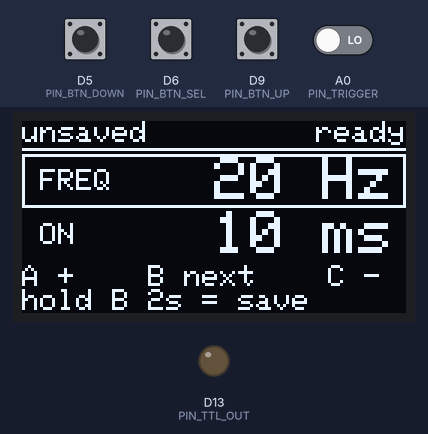
The sketch below on a simulated Arduino MKR. Shown: 128×64 one-colour display, output pins drawn as LEDs (lit = HIGH). Dashed ring = blinking. The test bench sets the inputs (shaded band); at power-on: D5 (PIN_BTN_DOWN), D6 (PIN_BTN_SEL), D9 (PIN_BTN_UP) HIGH, A0 (PIN_TRIGGER) LOW.

Above: at 1.2 s.
1.3 s: D5 (PIN_BTN_DOWN) pulled LOW for 1 s
At 3.0 s:
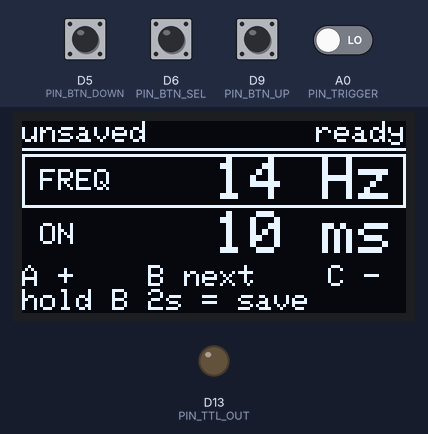
3.8 s: A0 (PIN_TRIGGER) driven HIGH
At 5.09 s:
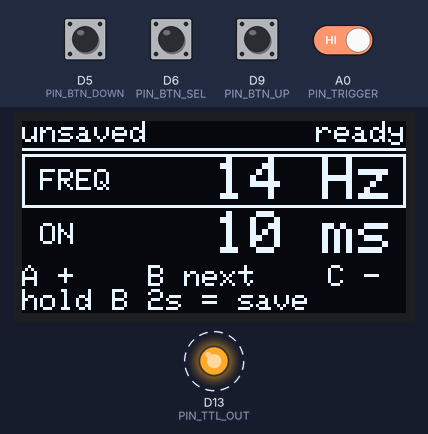
6.3 s: A0 (PIN_TRIGGER) driven LOW
At 6.8 s:
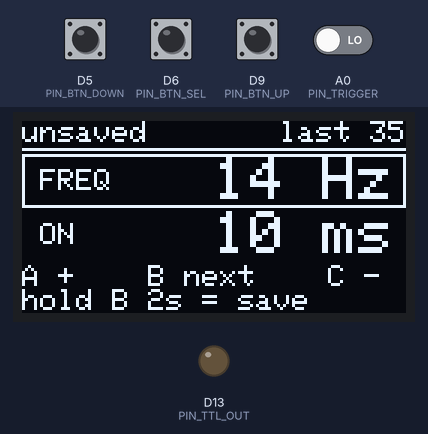
7.8 s: D6 (PIN_BTN_SEL) pulled LOW for 0.15 s
At 8.7 s:
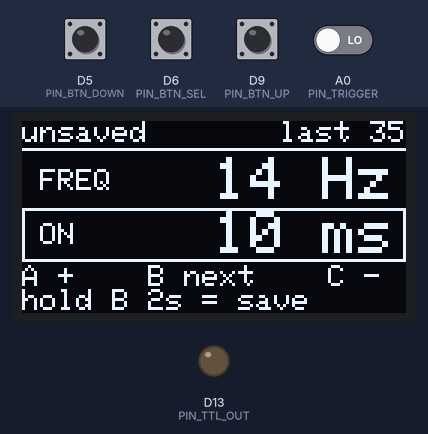
9.4 s: D9 (PIN_BTN_UP) pulled LOW for 0.15 s
At 10.4 s:
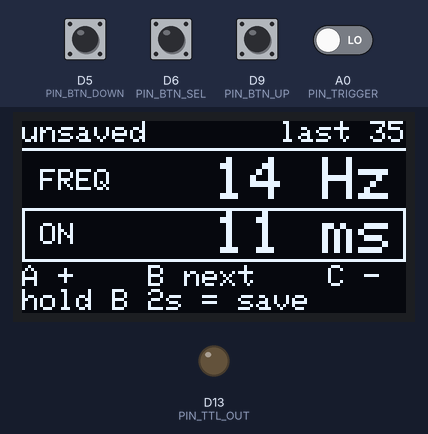
11.0 s: D6 (PIN_BTN_SEL) pulled LOW for 1 s
At 12.3 s:
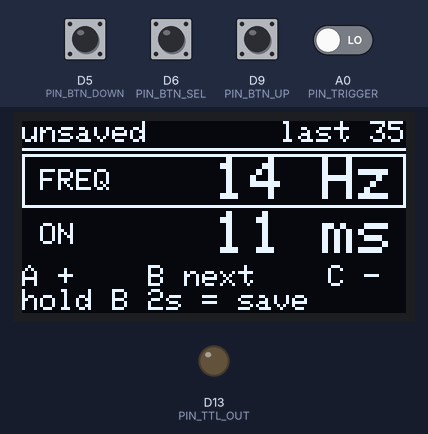
Timing chart, 0 to 14.0 s (numbered marks = the images above; inputs shaded):
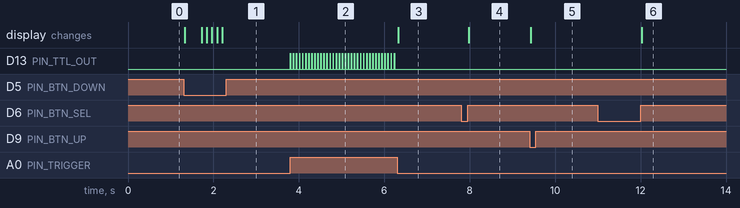

The sketch:

pulser_OLED.ino
```cpp
/*
  RTPP_Pulser_OLED.ino
  --------------------
  Adafruit Feather M0 + 128x64 monochrome OLED FeatherWing (SH1107)

  Behavior:
    - A0 receives a digital (TTL) gate signal from Bonsai.
    - While A0 is HIGH, pin 13 emits a pulse train at the user-set
      frequency and pulse width. While A0 is LOW, pin 13 is held LOW.
    - The OLED FeatherWing's three buttons adjust frequency and pulse
      width on the fly, with the values shown on screen.
    - Settings can be written to flash so they survive a power cycle.

  Buttons (with the wing rotated so the buttons are on the left edge):
    A (top,    D9) = increase selected value
    B (middle, D6) = tap to move to the next parameter
                     hold 2 s to save the current settings to flash
    C (bottom, D5) = decrease selected value
    Hold A or C to repeat; keep holding to speed up.

  The top-left corner reads "saved" or "unsaved": "unsaved" means the
  on-screen settings differ from what is stored in flash, i.e. they will be
  lost at the next power cycle.

  Libraries required (Library Manager):
    Adafruit GFX Library
    Adafruit SH110X          <-- the 128x64 wing uses an SH1107 controller.
                                 (The older 128x32 wing is SSD1306 instead.)
    FlashStorage             <-- by Cristian Maglie / Arduino, for SAMD boards.

  Notes / gotchas:
    - On the Feather M0, LED_BUILTIN *is* pin 13, so the original sketch's
      two digitalWrite() calls were driving the same pin. Here pin 13 is
      used once, as the TTL output; the red LED follows it for free.
    - The wing's button A shares D9 with the Feather M0's A7 battery-voltage
      divider. Button A still works; you just can't read battery voltage
      while using it.
    - Timing is done with micros() and a non-blocking state machine (no
      delay()), so button presses and screen redraws never stretch a pulse.
    - The SAMD21 has no EEPROM, so "saving" means erasing and rewriting a
      page of program flash. That blocks for a few ms with interrupts off,
      so a save is never performed while a train is running (it is deferred
      until the gate drops), and only when a value has actually changed.
      Flash is rated for a limited number of erase cycles, which is why this
      is a deliberate gesture rather than an automatic write on every press.
    - Re-uploading the sketch wipes the saved settings, since they live in
      the same flash that the uploader erases.

  Original 20 Hz / 10 ms version: Lex Kravitz, Aug 2018.
*/

#include <Wire.h>
#include <Adafruit_GFX.h>
#include <Adafruit_SH110X.h>
#include <FlashStorage.h>

// ---------------------------------------------------------------------------
// Hardware map
// ---------------------------------------------------------------------------

const uint8_t PIN_TRIGGER   = A0;  // gate input from Bonsai
const uint8_t PIN_TTL_OUT   = 13;  // TTL pulse train out (also the red LED)
const uint8_t PIN_BTN_UP    = 9;   // FeatherWing button A
const uint8_t PIN_BTN_SEL   = 6;   // FeatherWing button B
const uint8_t PIN_BTN_DOWN  = 5;   // FeatherWing button C

// The 128x64 wing is a 64x128 panel that we rotate into landscape, so the
// constructor gets the *native* dimensions and setRotation() does the rest.
Adafruit_SH1107 display = Adafruit_SH1107(64, 128, &Wire);
const uint8_t OLED_I2C_ADDR = 0x3C;

// ---------------------------------------------------------------------------
// Adjustable settings and their limits
// ---------------------------------------------------------------------------

uint16_t freqHz  = 20;   // pulse train frequency
uint16_t widthMs = 10;   // pulse on-time

const uint16_t FREQ_MIN_HZ  = 1;
const uint16_t FREQ_MAX_HZ  = 100;
const uint16_t WIDTH_MIN_MS = 1;

// The parameter the buttons currently act on.
enum Param { PARAM_FREQ = 0, PARAM_WIDTH = 1, PARAM_COUNT = 2 };
uint8_t selectedParam = PARAM_FREQ;

// Set true if you want the screen to keep updating during a pulse train.
// Left false by default: an I2C screen write takes a few ms, and skipping it
// while pulsing guarantees the pulse edges stay clean. With it false, the
// display refreshes the moment the train ends.
const bool ALLOW_REDRAW_DURING_TRAIN = false;

// Time the sketch reserves for a screen write when the option above is true.
const uint32_t REDRAW_BUDGET_US = 8000;

// ---------------------------------------------------------------------------
// Persistent storage
// ---------------------------------------------------------------------------

// The magic number distinguishes a real saved record from blank flash, so a
// board that has never been saved to starts from the defaults above.
const uint32_t SETTINGS_MAGIC = 0x52545030UL;  // "RTP0"

struct StoredSettings {
  uint32_t magic;
  uint16_t freqHz;
  uint16_t widthMs;
};

// Reserves a flash slot named settingsStore that holds one StoredSettings.
FlashStorage(settingsStore, StoredSettings);

// Mirror of what is currently in flash, used to detect unsaved edits and to
// avoid burning an erase cycle on a save that wouldn't change anything.
uint16_t savedFreqHz  = 0;
uint16_t savedWidthMs = 0;

// Set when a save is requested mid-train; performed once the gate drops.
bool savePending = false;

// ---------------------------------------------------------------------------
// Pulse engine state
// ---------------------------------------------------------------------------

bool     trainRunning  = false;  // is the Bonsai gate currently HIGH?
bool     outputHigh    = false;  // current state of PIN_TTL_OUT
uint32_t pulseStartUs  = 0;      // micros() timestamp of the current pulse's rising edge
uint32_t pulseCount    = 0;      // pulses delivered in the most recent train

// Settings are copied into these when a train starts, so that turning a knob
// mid-train can't shift an edge that has already been scheduled.
uint32_t activePeriodUs = 0;
uint32_t activeWidthUs  = 0;

bool displayDirty = true;  // set whenever something on screen has changed

// Transient message shown over the normal screen (e.g. "SETTINGS SAVED").
const char *toastText   = NULL;
uint32_t    toastUntilMs = 0;
const uint32_t TOAST_MS = 1200;

// ---------------------------------------------------------------------------
// Button handling: debounce, press-and-hold auto-repeat, and long-press
// ---------------------------------------------------------------------------

const uint32_t DEBOUNCE_MS     = 25;
const uint32_t REPEAT_DELAY_MS = 400;   // wait before the first auto-repeat
const uint32_t REPEAT_SLOW_MS  = 120;   // repeat interval at first
const uint32_t REPEAT_FAST_MS  = 30;    // repeat interval once held a while
const uint32_t REPEAT_RAMP_MS  = 1200;  // how long until repeats speed up
const uint32_t LONG_HOLD_MS    = 2000;  // hold time that triggers a save

struct Button {
  uint8_t  pin;
  bool     pressed;       // debounced state
  uint32_t lastChangeMs;  // when the debounced state last flipped
  uint32_t heldSinceMs;   // when the current press began
  uint32_t nextRepeatMs;  // when the next auto-repeat is due
  bool     longFired;     // has this press already triggered the long action?
  // Event flags below are valid only for the loop pass that follows
  // updateButton(); they are cleared at the top of every call.
  bool justPressed;
  bool justReleased;
  bool repeated;
  bool heldLong;          // fires once, as the hold threshold is crossed
};

Button btnUp   = { PIN_BTN_UP,   false, 0, 0, 0, false, false, false, false, false };
Button btnSel  = { PIN_BTN_SEL,  false, 0, 0, 0, false, false, false, false, false };
Button btnDown = { PIN_BTN_DOWN, false, 0, 0, 0, false, false, false, false, false };

void updateButton(Button &b) {
  uint32_t t = millis();

  b.justPressed  = false;
  b.justReleased = false;
  b.repeated     = false;
  b.heldLong     = false;

  // Buttons pull the pin to ground, so LOW means pressed.
  bool raw = (digitalRead(b.pin) == LOW);

  if (raw != b.pressed) {
    // Ignore transitions that arrive inside the debounce window.
    if ((t - b.lastChangeMs) >= DEBOUNCE_MS) {
      b.pressed = raw;
      b.lastChangeMs = t;
      if (raw) {
        b.heldSinceMs  = t;
        b.nextRepeatMs = t + REPEAT_DELAY_MS;
        b.longFired    = false;
        b.justPressed  = true;
      } else {
        b.justReleased = true;
      }
    }
  } else if (b.pressed) {
    // Signed subtraction keeps this correct across the millis() rollover.
    if ((int32_t)(t - b.nextRepeatMs) >= 0) {
      b.repeated = true;
      uint32_t heldMs = t - b.heldSinceMs;
      b.nextRepeatMs = t + (heldMs > REPEAT_RAMP_MS ? REPEAT_FAST_MS : REPEAT_SLOW_MS);
    }
    // Long-press fires once, while the button is still down, so the gesture
    // gives feedback at the 2 s mark rather than on release.
    if (!b.longFired && (t - b.heldSinceMs) >= LONG_HOLD_MS) {
      b.longFired = true;
      b.heldLong  = true;
    }
  }
}

// ---------------------------------------------------------------------------
// Settings helpers
// ---------------------------------------------------------------------------

uint32_t periodUs() {
  return 1000000UL / freqHz;
}

// Largest legal pulse width for the current frequency. At least 1 ms of
// off-time is kept so the train can never collapse into a constant HIGH.
uint16_t maxWidthMs() {
  uint16_t periodMs = (uint16_t)(periodUs() / 1000UL);
  return (periodMs > WIDTH_MIN_MS) ? (periodMs - 1) : WIDTH_MIN_MS;
}

// Called after any change so an edit to one parameter can't leave the other
// in an impossible state (e.g. 10 ms pulses requested at 100 Hz).
void clampSettings() {
  if (freqHz < FREQ_MIN_HZ) freqHz = FREQ_MIN_HZ;
  if (freqHz > FREQ_MAX_HZ) freqHz = FREQ_MAX_HZ;
  if (widthMs < WIDTH_MIN_MS) widthMs = WIDTH_MIN_MS;
  if (widthMs > maxWidthMs()) widthMs = maxWidthMs();
}

void adjustSelected(int16_t delta) {
  if (selectedParam == PARAM_FREQ) {
    // Cast to int32 first so decrementing 1 Hz can't wrap around to 65535.
    freqHz = (uint16_t)constrain((int32_t)freqHz + delta, 0, 65535);
  } else {
    widthMs = (uint16_t)constrain((int32_t)widthMs + delta, 0, 65535);
  }
  clampSettings();
  displayDirty = true;
}

bool settingsUnsaved() {
  return (freqHz != savedFreqHz) || (widthMs != savedWidthMs);
}

void loadSettings() {
  StoredSettings s = settingsStore.read();
  if (s.magic == SETTINGS_MAGIC) {
    freqHz  = s.freqHz;
    widthMs = s.widthMs;
    clampSettings();
    savedFreqHz  = freqHz;
    savedWidthMs = widthMs;
  } else {
    // Nothing valid in flash: keep the compiled-in defaults, and leave the
    // mirror at 0 so the screen shows these values as unsaved.
    clampSettings();
    savedFreqHz  = 0;
    savedWidthMs = 0;
  }
}

// Erases and rewrites the flash page. Blocks for a few ms with interrupts
// disabled, so callers must only invoke this while the gate is low.
void saveSettings() {
  StoredSettings s;
  s.magic   = SETTINGS_MAGIC;
  s.freqHz  = freqHz;
  s.widthMs = widthMs;
  settingsStore.write(s);
  savedFreqHz  = freqHz;
  savedWidthMs = widthMs;
}

void showToast(const char *text) {
  toastText    = text;
  toastUntilMs = millis() + TOAST_MS;
  displayDirty = true;
}

// ---------------------------------------------------------------------------
// Pulse engine
// ---------------------------------------------------------------------------

void setOutput(bool high) {
  digitalWrite(PIN_TTL_OUT, high ? HIGH : LOW);
  outputHigh = high;
}

// Gate went HIGH: latch the settings and fire the first pulse immediately so
// stimulation onset stays aligned with Bonsai's trigger.
void startTrain() {
  activePeriodUs = periodUs();
  activeWidthUs  = (uint32_t)widthMs * 1000UL;
  pulseStartUs   = micros();
  pulseCount     = 1;
  trainRunning   = true;
  setOutput(true);
  displayDirty = true;
}

// Gate went LOW: stop mid-train, leaving the output safely low.
void stopTrain() {
  trainRunning = false;
  setOutput(false);
  displayDirty = true;
}

// Advances the pulse train. Called every pass through loop() while gated.
void serviceTrain() {
  uint32_t now = micros();

  if (outputHigh) {
    // Falling edge: the on-time has elapsed.
    if ((uint32_t)(now - pulseStartUs) >= activeWidthUs) {
      setOutput(false);
    }
  } else {
    uint32_t elapsed = (uint32_t)(now - pulseStartUs);
    if (elapsed >= activePeriodUs) {
      // Advance the reference time by exactly one period rather than resetting
      // it to now(), so rounding error can't accumulate over a long train.
      if (elapsed > 2 * activePeriodUs) {
        // More than a period was missed (shouldn't happen, but don't try to
        // "catch up" by firing a burst of back-to-back pulses).
        pulseStartUs = now;
      } else {
        pulseStartUs += activePeriodUs;
      }
      setOutput(true);
      pulseCount++;
    }
  }
}

// True when there is enough dead time to push a frame to the OLED without
// risking a late pulse edge.
bool safeToRedraw() {
  if (!trainRunning) return true;
  if (!ALLOW_REDRAW_DURING_TRAIN) return false;
  if (outputHigh) return false;
  // How long until the next rising edge is due?
  uint32_t elapsed = (uint32_t)(micros() - pulseStartUs);
  if (elapsed >= activePeriodUs) return false;
  return (activePeriodUs - elapsed) > REDRAW_BUDGET_US;
}

// ---------------------------------------------------------------------------
// Display
// ---------------------------------------------------------------------------

// Draws text ending at xRight, which keeps numbers of different digit counts
// lined up on their last character instead of jittering left and right.
void printRightAligned(const char *text, int16_t xRight, int16_t y, uint8_t size) {
  int16_t width = (int16_t)strlen(text) * 6 * size;
  display.setCursor(xRight - width, y);
  display.print(text);
}

// One parameter row: label on the left, big value on the right, and an outline
// around the row that is currently selected. Both text sizes are centered
// within the given height, so the row can be resized without redoing offsets.
void drawParamRow(int16_t y, int16_t height, const char *label,
                  const char *value, bool selected) {
  display.setTextSize(1);
  display.setCursor(6, y + (height - 8) / 2);
  display.print(label);
  display.setTextSize(2);
  printRightAligned(value, 124, y + (height - 16) / 2, 2);
  if (selected) {
    display.drawRect(0, y, 128, height, SH110X_WHITE);
  }
}

// Centered message box drawn on top of everything else.
void drawToast(const char *text) {
  int16_t textWidth = (int16_t)strlen(text) * 6;
  int16_t boxWidth  = textWidth + 12;
  int16_t x = (128 - boxWidth) / 2;
  int16_t y = 22;
  // Clear the area first so the text underneath doesn't show through.
  display.fillRect(x, y, boxWidth, 16, SH110X_BLACK);
  display.drawRect(x, y, boxWidth, 16, SH110X_WHITE);
  display.setTextSize(1);
  display.setTextColor(SH110X_WHITE);
  display.setCursor(x + 6, y + 4);
  display.print(text);
}

void drawDisplay() {
  // Sized for the longest string built below.
  char buf[32];

  display.clearDisplay();
  display.setTextColor(SH110X_WHITE);
  display.setTextSize(1);

  // --- Status line: flash state on the left, gate state on the right ---
  display.setCursor(0, 0);
  display.print(settingsUnsaved() ? "unsaved" : "saved");

  if (trainRunning) {
    snprintf(buf, sizeof(buf), "RUN %lu", (unsigned long)pulseCount);
  } else if (pulseCount > 0) {
    // After a train, show how many pulses the last one delivered.
    snprintf(buf, sizeof(buf), "last %lu", (unsigned long)pulseCount);
  } else {
    snprintf(buf, sizeof(buf), "ready");
  }
  printRightAligned(buf, 128, 0, 1);

  // A thin rule rather than the filled bar used before: this panel already
  // shows image retention, and a large permanently-lit area is what causes it.
  display.drawFastHLine(0, 9, 128, SH110X_WHITE);

  // --- Parameter rows ---
  snprintf(buf, sizeof(buf), "%u Hz", freqHz);
  drawParamRow(11, 18, "FREQ", buf, selectedParam == PARAM_FREQ);

  snprintf(buf, sizeof(buf), "%u ms", widthMs);
  drawParamRow(29, 18, "ON", buf, selectedParam == PARAM_WIDTH);

  // --- Button legend, laid out to match the buttons' top-to-bottom order ---
  display.setTextSize(1);
  display.setCursor(0, 48);
  display.print("A +    B next    C -");
  display.setCursor(0, 56);
  display.print("hold B 2s = save");

  if (toastText != NULL) {
    drawToast(toastText);
  }

  display.display();
}

// ---------------------------------------------------------------------------
// setup / loop
// ---------------------------------------------------------------------------

void setup() {
  pinMode(PIN_TTL_OUT, OUTPUT);
  digitalWrite(PIN_TTL_OUT, LOW);

  // Pulldown so a disconnected or floating BNC reads as "no stimulation".
  pinMode(PIN_TRIGGER, INPUT_PULLDOWN);

  // The wing's buttons switch to ground, so they need pull-ups.
  pinMode(PIN_BTN_UP,   INPUT_PULLUP);
  pinMode(PIN_BTN_SEL,  INPUT_PULLUP);
  pinMode(PIN_BTN_DOWN, INPUT_PULLUP);

  display.begin(OLED_I2C_ADDR, true);
  // 400 kHz I2C: roughly four times faster than the default, which keeps
  // screen writes short enough to slot between pulses.
  Wire.setClock(400000);
  display.setRotation(1);       // landscape, buttons on the left edge
  display.setTextWrap(false);   // long strings clip instead of wrapping
  display.clearDisplay();       // drop the library's splash screen

  loadSettings();
  drawDisplay();
  displayDirty = false;
}

void loop() {
  // 1. Follow the gate input from Bonsai.
  bool gateHigh = (digitalRead(PIN_TRIGGER) == HIGH);
  if (gateHigh && !trainRunning) {
    startTrain();
  } else if (!gateHigh && trainRunning) {
    stopTrain();
  }

  // 2. Keep the pulse train on schedule. This runs first among the
  //    housekeeping tasks so edges take priority over UI work.
  if (trainRunning) {
    serviceTrain();
  }

  // 3. Read the buttons.
  updateButton(btnUp);
  updateButton(btnSel);
  updateButton(btnDown);

  // Tap B to change parameter; a tap is a release that didn't turn into a
  // hold, so the two gestures never fire together.
  if (btnSel.justReleased && !btnSel.longFired) {
    selectedParam = (selectedParam + 1) % PARAM_COUNT;
    displayDirty = true;
  }
  // Hold B for 2 s to commit the current settings to flash.
  if (btnSel.heldLong) {
    if (!settingsUnsaved()) {
      showToast("ALREADY SAVED");
    } else if (trainRunning) {
      // Never erase flash mid-train; queue it for the end of the trial.
      savePending = true;
      showToast("SAVE QUEUED");
    } else {
      saveSettings();
      showToast("SETTINGS SAVED");
    }
  }

  // Both edit buttons act on the initial press and on each auto-repeat.
  if (btnUp.justPressed || btnUp.repeated) {
    adjustSelected(+1);
  }
  if (btnDown.justPressed || btnDown.repeated) {
    adjustSelected(-1);
  }

  // 4. Carry out a save that was requested while the gate was high.
  if (savePending && !trainRunning) {
    savePending = false;
    saveSettings();
    showToast("SETTINGS SAVED");
  }

  // 5. Expire the toast message, which forces one more redraw to remove it.
  if (toastText != NULL && (int32_t)(millis() - toastUntilMs) >= 0) {
    toastText = NULL;
    displayDirty = true;
  }

  // 6. Redraw only when something changed and the timing allows it.
  if (displayDirty && safeToRedraw()) {
    drawDisplay();
    displayDirty = false;
  }
}
```

Measured:
- after the input at 1.3 s, the display: first changes at once (image 1 shows a later state)
- after the input at 3.8 s, D13 (PIN_TTL_OUT): alternates HIGH for 0.01 s and LOW for 0.06 s, starting at once
- after the input at 6.3 s, D13 (PIN_TTL_OUT): stops changing and stays LOW; the display: changes at once (image 3)
- after the input at 7.8 s, the display: changes after 0.18 s (image 4)
- after the input at 9.4 s, the display: changes at once (image 5)
- after the input at 11.0 s, the display: changes after 1.0 s (image 6)
